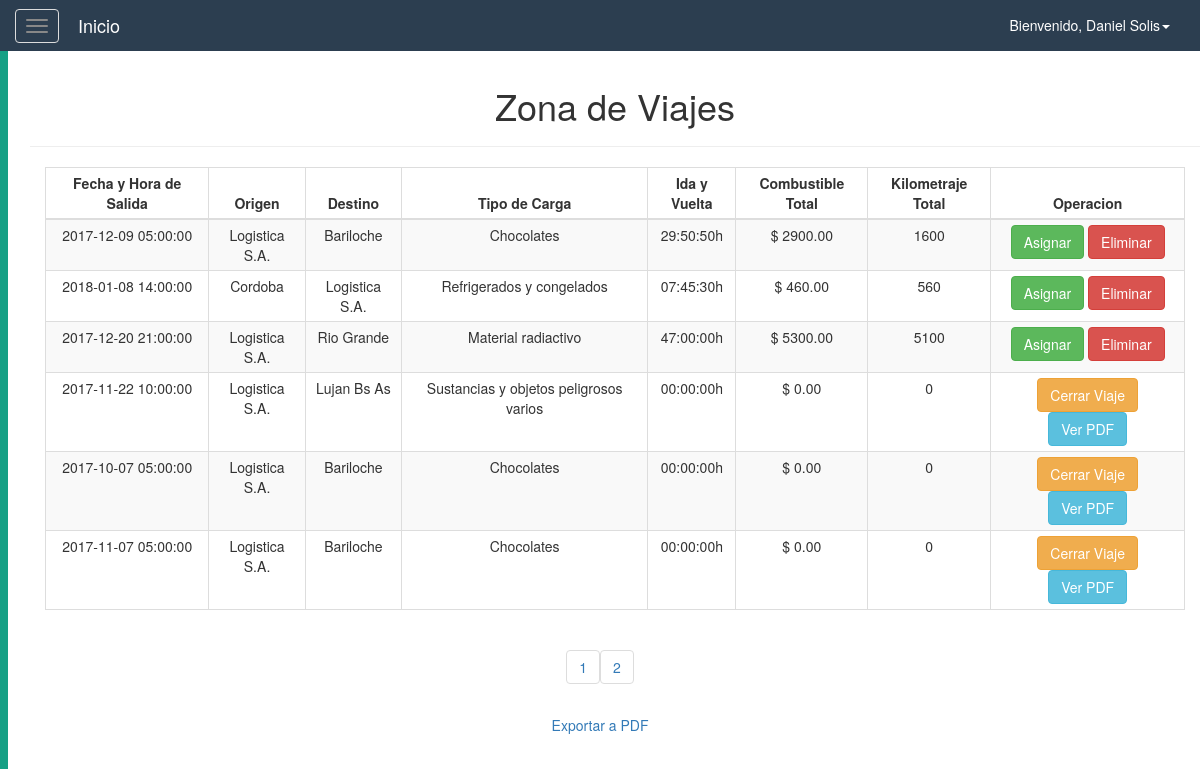
The page /logistica/vista_viajes.php (signed in) on the database its author committed.
### tables this page shows
CREATE TABLE Viaje(
    idViaje int(11) NOT NULL AUTO_INCREMENT,
    fkPresupuestoV int(11) NOT NULL,
    fecha datetime NOT NULL,
    origen varchar(45) NOT NULL,
    destino varchar(45) NOT NULL,
    tipo_carga varchar(45) NOT NULL,
    tiempo_total time NOT NULL,
    combustible_total decimal(11,2) NOT NULL,
    km_total int(11) NOT NULL,
    estado tinyint default 0 NOT NULL,
    PRIMARY KEY (idViaje),
    CONSTRAINT fk_prev FOREIGN KEY (fkPresupuestoV)
		REFERENCES Presupuesto (idPresupuesto)
);

### resources/config.php (called while the page is built, shortened)
<?php
    $TEMPLATES_PATH=$_SERVER['DOCUMENT_ROOT'].'/resources/templates';
    $DB_PATH=$_SERVER['DOCUMENT_ROOT'].'/resources/db';
    require_once($TEMPLATES_PATH.'/cssHead.php');
    require_once($DB_PATH.'/control.php');
?>

### resources/db/control.php (called while the page is built, shortened)
<?php
    class controlDB{
        function __construct(){
            try{
            $host="localhost";
            $dbname="logistica";
            $user="root";
            $pass="";
            $this->con=mysqli_connect($host,$user,$pass) or die("No se puede conectar con la base de datos.");
            mysqli_select_db($this->con,$dbname)or die("No se encuentra la base de datos.");
            mysqli_set_charset($this->con, "utf8");
            }catch(Exception $ex){
                throw $ex;
            }
        }
        function consultar($sql){
            $result=mysqli_query($this->con,$sql);
            $data=null;
            if($result){
                while($fila=mysqli_fetch_array($result)){
                    $data[]=$fila;
                }
            }
            return $data;
        }
    }
?>

### resources/library/viajes_pag.php (called while the page is built, shortened)
<?php
    $tamagno_paginas = 6;
    if(isset($_GET['pagina'])) {
        $pag = $_GET['pagina'];
    } else {
        $pag = 1;
    }
    $empezar_desde = ($pag-1) * $tamagno_paginas;
    $datos = $obj -> consultar("SELECT V.idViaje VViaje, V.fkPresupuestoV fkPresupuesto, V.fecha Fecha, V.origen Origen, V.destino Destino, V.tipo_carga Carga, V.tiempo_total Tiempo, V.combustible_total Combustible, V.km_total Km
        FROM Viaje V
        ORDER BY V.estado,V.idViaje
        LIMIT $empezar_desde, $tamagno_paginas
    ");
    $cons = $obj -> consultar("SELECT T.fkViajeT TViaje
        FROM Vehiculo_Chofer_viaje T
        ORDER BY T.fkViajeT
    ");
    $asignar = array();
    foreach($cons as $a){
        $asignar[] = $a['TViaje'];
    }
    $num_filas = count($obj -> consultar("SELECT *
        FROM viaje
    "));
    $total_paginas = ceil($num_filas/$tamagno_paginas);
?>

### logistica/vista_viajes.php (the view, shortened to what this page needs)
<!DOCTYPE html>
<html lang="es">
<head>
    <?php
    require_once($_SERVER['DOCUMENT_ROOT'].'/resources/config.php');
      $obj = new controlDB();
    if($_SESSION['rol'] == 'Administrador' || $_SESSION["rol"] == 'Supervisor'){
        include $LIBRARY_PATH.'/viajes_pag.php';
    }
    ?>
</head>
<body>
    <?php
    require_once($_SERVER['DOCUMENT_ROOT'].'/resources/templates/header.php');
    ?>
    <div id="wrapper">
        <?php
        require_once($_SERVER['DOCUMENT_ROOT'].'/resources/templates/sidebar.php');
        ?>
        <div id="page-content-wrapper">
            <div class="container-fluid">
                <div class="row">
                    <div class="col-lg-12 text-center">
                        <div class="container">
                            <div class="row">
                                <div class="col">
                                    <h1>Zona de Viajes</h1>
                                    <hr/>
                                </div>
                            </div>
                        </div>
                        <div class="container">
                            <div class="row">
                                <div class="col-lg-12 col-md-12 col-sm-12 col-xs-12">
                                    <div class="table-responsive">
                                        <table class="table table-striped table-bordered table-condensed table-hover">
                                            <thead>
                                                <th  class="text-center">Fecha y Hora de Salida</th>
                                                <th  class="text-center">Origen</th>
                                                <th  class="text-center">Destino</th>
                                                <th  class="text-center">Tipo de Carga</th>
                                                <th  class="text-center">Ida y Vuelta</th>
                                                <th  class="text-center">Combustible Total</th>
                                                <th  class="text-center">Kilometraje Total</th>
                                                <?php if($_SESSION['rol'] == 'Administrador' || $_SESSION["rol"] == 'Supervisor') {?>
                                                <th  class="text-center">Operacion</th>
                                                <?php } ?>
                                            </thead>
                                            <?php if($_SESSION['rol'] == 'Administrador' || $_SESSION["rol"] == 'Supervisor') {?>
                                            <?php foreach($datos as $td){ ?>
                                            <tr>
                                                <td><?php echo $td['Fecha']; ?></td>
                                                <td><?php echo $td['Origen']; ?></td>
                                                <td><?php echo $td['Destino']; ?></td>
                                                <td><?php echo $td['Carga']; ?></td>
                                                <td><?php echo ($td['Tiempo'].'h'); ?></td>
                                                <td><?php echo ('$ '.$td['Combustible']); ?></td>
                                                <td><?php echo $td['Km']; ?></td>
                                                <td class="text-center">
                                                    <?php if(!in_array($td['VViaje'], $asignar)) { ?>
                                                    <a href="asignarViaje.php?id=<?php echo $td['VViaje']?>">
                                                        <button class="btn btn-success">Asignar</button>
                                                    </a>
                                                    <a href="bdViajes.php?id=<?php echo $td['VViaje']?>&funcion=eliminar&presupuesto=<?php echo $td['fkPresupuesto']?>">
                                                        <button class="btn btn-danger">Eliminar</button>
                                                    </a>
                                                    <br>
                                                    <?php } else { ?>
                                                        <?php if($td['Tiempo'] == '00:00:00') { ?>
                                                            <a href="cerrarViaje.php?id=<?php echo $td['VViaje']; ?>">
                                                                <button class="btn btn-warning">Cerrar Viaje</button>
                                                            </a>
                                                        <?php } ?>
                                                    <a href="imprimirViajeQR.php?id=<?php echo $td['VViaje']?>" target="_blank">
                                                        <button class="btn btn-info">Ver PDF</button>
                                                    </a>
                                                    <?php } ?>
                                                </td>
                                            </tr>
                                            <?php }} ?>
                                        </table>
                                    </div>
                                </div>
                            </div>
                        </div>
                        <div class="row">
                            <div class="col">
                             <?php
                             for($i = 1; $i <= $total_paginas; $i++){
                                echo "<ul class='pagination'>
                                <li><a href='?pagina=".$i."'>".$i."</a></li>
                                </ul>";}
                                ?>
                            </div>
                        </div>
                        <div class="row">
                            <?php if($_SESSION['rol'] == 'Administrador' || $_SESSION["rol"] == 'Supervisor') {?>
                            <a href="exportarViaje.php" target="_blank">
                                <button class="btn btn-link">Exportar a PDF</button>
                            </a>
                            <?php } ?>
                        </div>
                    </div>
                </div>
            </div>
        </div>
    </div>
</body>
</html>

### resources/templates/cssHead.php
<?php
    echo "
        <meta charset='utf-8'>
        <meta name='viewport' content='width=device-width, initial-scale=1'>
        <link rel='stylesheet' href='/resources/css/bootstrap.min.css'>
        <link rel='stylesheet' href='/resources/css/fontello.css'>
        <link rel='stylesheet' href='/resources/css/frontEstilo.css'>
        <link rel='stylesheet' href='/resources/css/header.css'>
        <link rel='stylesheet' href='/resources/css/menuLateral.css'>
        <link rel='icon' href='/resources/images/title-logo.png' type='image/x-icon'>
    ";
?>

### resources/templates/header.php (shortened to what this page needs)
<nav class='navbar navbar-default'>
    <div class='container-fluid'>
        <div class='navbar-header'>
            <button type='button' class='navbar-toggle navbar-toggle-left collapsed' id='menu-toggle'>
        <span class='icon-bar'></span>
        <span class='icon-bar'></span>
        <span class='icon-bar'></span>
      </button>
            <a class='navbar-brand' href='ppal.php'>Inicio</a>
        </div>
        <div class='collapse navbar-collapse' id='bs-example-navbar-collapse-1'>
            <ul class='nav navbar-nav navbar-right'>
                <li class='dropdown'>
                    <a href='#' class='dropdown-toggle' data-toggle='dropdown' role='button' aria-haspopup='true' aria-expanded='false'><?php echo 'Bienvenido, '.$_SESSION['usuario']; ?><span class='caret'></span></a>
                </li>
            </ul>
        </div>
    </div>
</nav>

### resources/templates/sidebar.php (shortened to what this page needs)
<div id='sidebar-wrapper'>
</div>

### resources/css/header.css (style rules this page uses)
.navbar { border-radius: 0px; }
.navbar-default { background-color:#2C3E50; border: #2C3E50 0px; color: white; }
.navbar-default .navbar-brand { color: white; }
.navbar-default .navbar-nav>li>a { color: white; }
.navbar { margin-bottom: 0px; }
.navbar-toggle-left { display: inline-block; }
.navbar-brand { display:inline-block; float:none; }
.navbar-toggle-left { float:none; }

### resources/css/menuLateral.css (style rules this page uses)
#sidebar-wrapper { z-index: 1; position: absolute; width: 0; height: 100%; overflow-y: hidden; background: #2C3E50; border-left: 8px solid #16A085; transition: all 0.4s ease; }
#page-content-wrapper { width: 100%; height: 100%; position: absolute; padding: 15px; }

### rows shown on the page
viaje: fecha "2017-12-09 05:00:00", origen "Logistica S.A.", destino "Bariloche", tipo_carga "Chocolates", tiempo_total "29:50:50", combustible_total "2900.00", km_total "1600"
viaje: fecha "2018-01-08 14:00:00", origen "Cordoba", destino "Logistica S.A.", tipo_carga "Refrigerados y congelados", tiempo_total "07:45:30", combustible_total "460.00", km_total "560"
viaje: fecha "2017-12-20 21:00:00", origen "Logistica S.A.", destino "Rio Grande", tipo_carga "Material radiactivo", tiempo_total "47:00:00", combustible_total "5300.00", km_total "5100"
viaje: fecha "2017-11-22 10:00:00", origen "Logistica S.A.", destino "Lujan Bs As", tipo_carga "Sustancias y objetos peligrosos varios", tiempo_total "00:00:00", combustible_total "0.00", km_total "0"
viaje: fecha "2017-10-07 05:00:00", origen "Logistica S.A.", destino "Bariloche", tipo_carga "Chocolates", tiempo_total "00:00:00", combustible_total "0.00", km_total "0"
viaje: fecha "2017-11-07 05:00:00", origen "Logistica S.A.", destino "Bariloche", tipo_carga "Chocolates", tiempo_total "00:00:00", combustible_total "0.00", km_total "0"

### other values the page prints
$_SESSION['usuario'] "Daniel Solis"
